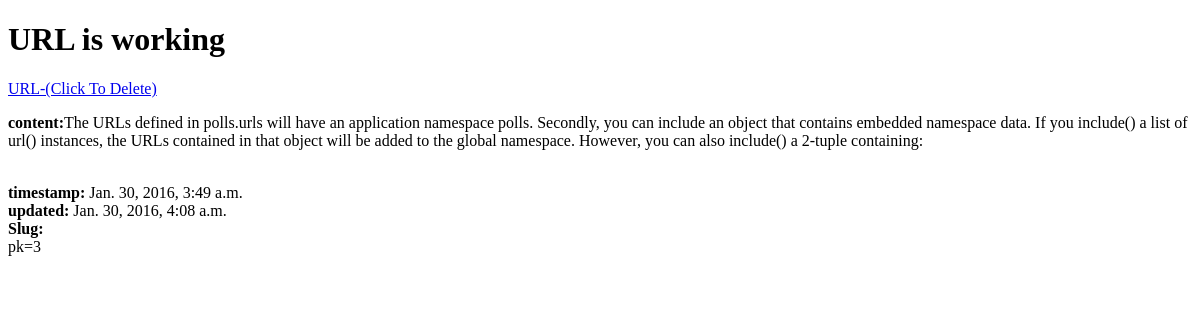
Page /posts/3/ on the earlier database version.
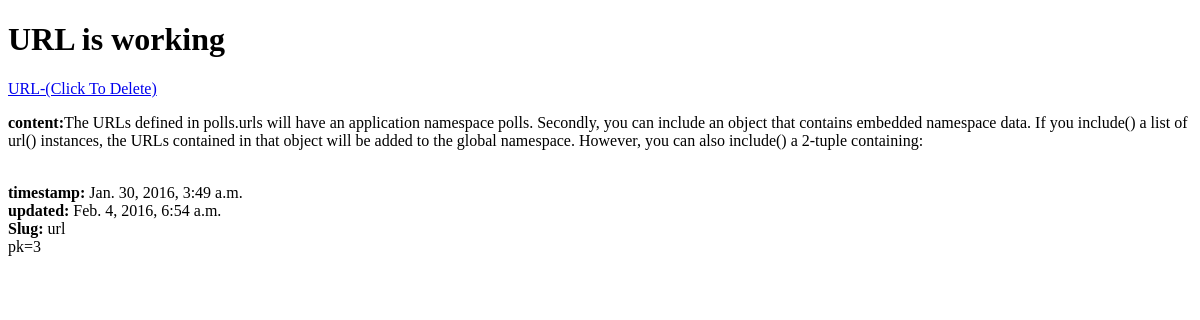
Same page on the later database version.
### posts/models.py (models this page shows, shortened)
class Post(models.Model):
    title = models.CharField(max_length=120)
    content = models.TextField()
    updated = models.DateTimeField(auto_now=True, auto_now_add=False)
    timestamp = models.DateTimeField(auto_now=False, auto_now_add=True)
    slug = models.SlugField(max_length=255, blank=True)

### posts/views.py (the view)
# urls.py: url(r'^(?P<pk>\d+)/$', views.post_detail, name='detail'),
def post_detail(request, pk=None):
    obj = get_object_or_404(Post, pk=pk)
    cxt = {'title': obj.title, 'object': obj}
    return render(request, 'post_detail.html', cxt)

### templates/post_detail.html
<!DOCTYPE html>
<html>
    <body>
        <h1>{{ title }} is working</h1>
            <a href="{% url 'delete' object.pk %}">{{ object.title }}-(Click To Delete)<br/></a>
            <p><b>content:</b>{{ object.content }}</p><br/>
            <b>timestamp:</b> {{ object.timestamp }}<br/>
            <b>updated:</b> {{ object.updated }}<br/>
            <b>Slug:</b> {{ object.slug }}<br/>
            pk={{ object.pk }}<br/><br/>
    </body>
</html>

Differences in the rows shown:
changed Post "URL": updated "Jan. 30, 2016, 4:08 a.m." → "Feb. 4, 2016, 6:54 a.m."; slug (not shown) → "url"
